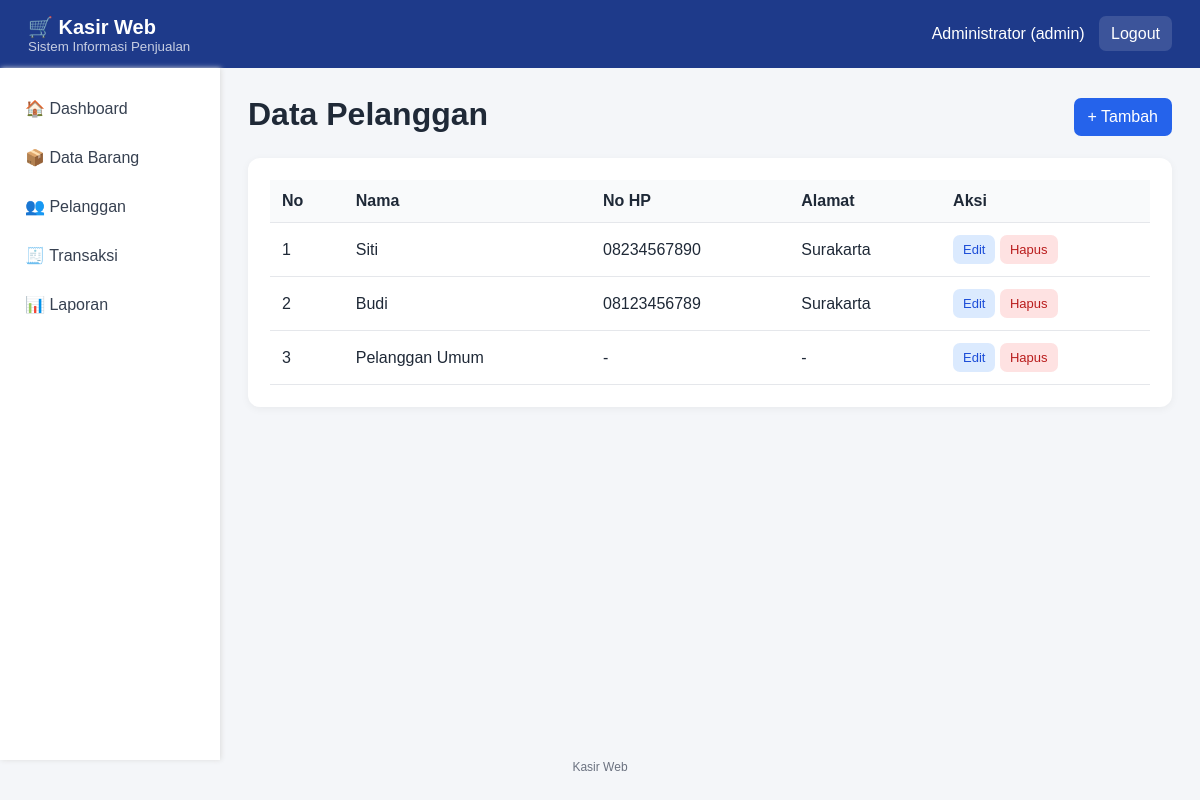
The app's page /pelanggan.php (signed in) with its own data.
### tables this page shows
CREATE TABLE pelanggan(id INT UNSIGNED AUTO_INCREMENT PRIMARY KEY,nama VARCHAR(100) NOT NULL,no_hp VARCHAR(25),alamat TEXT,created_at TIMESTAMP DEFAULT CURRENT_TIMESTAMP);

### auth.php (called while the page is built, shortened)
<?php
function e($v)
{
    return htmlspecialchars(
        (string) $v,
        ENT_QUOTES,
        "UTF-8"
    );
}
?>

### pelanggan.php (the view, shortened to what this page needs)
<?php
require "koneksi.php";
require "header.php";
$q = $conn->query(
    "SELECT * FROM pelanggan ORDER BY id DESC"
);
?>
<div class="title">
    <div>
        <h1>Data Pelanggan</h1>
    </div>
    <a
        class="btn primary"
        href="pelanggan_tambah.php"
    >
        + Tambah
    </a>
</div>
<div class="panel table">
    <table>
        <tr>
            <th>No</th>
            <th>Nama</th>
            <th>No HP</th>
            <th>Alamat</th>
            <th>Aksi</th>
        </tr>
        <?php
        $n = 1;
        while ($r = $q->fetch_assoc()):
        ?>
            <tr>
                <td>
                    <?= $n++ ?>
                </td>
                <td>
                    <?= e($r["nama"]) ?>
                </td>
                <td>
                    <?= e($r["no_hp"]) ?>
                </td>
                <td>
                    <?= e($r["alamat"]) ?>
                </td>
                <td>
                    <a
                        class="btn small edit"
                        href="pelanggan_edit.php?id=<?= $r["id"] ?>"
                    >
                        Edit
                    </a>
                    <a
                        class="btn small delete"
                        href="pelanggan_hapus.php?id=<?= $r["id"] ?>"
                        onclick="return confirm('Hapus pelanggan?')"
                    >
                        Hapus
                    </a>
                </td>
            </tr>
        <?php endwhile; ?>
    </table>
</div>
<?php require "footer.php"; ?>

### style.css (style rules this page uses)
* { box-sizing: border-box; }
body { margin: 0; font-family: Arial, sans-serif; background: #f4f6f9; color: #1f2937; }
.title { display: flex; justify-content: space-between; align-items: center; margin-bottom: 20px; }
.title h1 { margin: 0 0 5px; }
.panel { background: white; padding: 22px; border-radius: 12px; margin-bottom: 20px; box-shadow: 0 2px 8px #0000000d; }
.table { overflow: auto; }
table { width: 100%; border-collapse: collapse; }
th, td { padding: 12px; border-bottom: 1px solid #e5e7eb; text-align: left; }
th { background: #f9fafb; }
.btn { display: inline-block; border: 0; text-decoration: none; background: #e5e7eb; color: #374151; padding: 10px 14px; border-radius: 7px; cursor: pointer; }
.primary { background: #2563eb; color: white; }
.edit { background: #dbeafe; color: #1d4ed8; }
.delete { background: #fee2e2; color: #b91c1c; }
.small { padding: 7px 10px; font-size: 13px; }

### records on screen
pelanggan: nama "Siti", no_hp "08234567890", alamat "Surakarta"
pelanggan: nama "Budi", no_hp "08123456789", alamat "Surakarta"
pelanggan: nama "Pelanggan Umum", no_hp "-", alamat "-"

### other values on screen
$_SESSION["nama"] "Administrator"
$_SESSION["role"] "admin"
